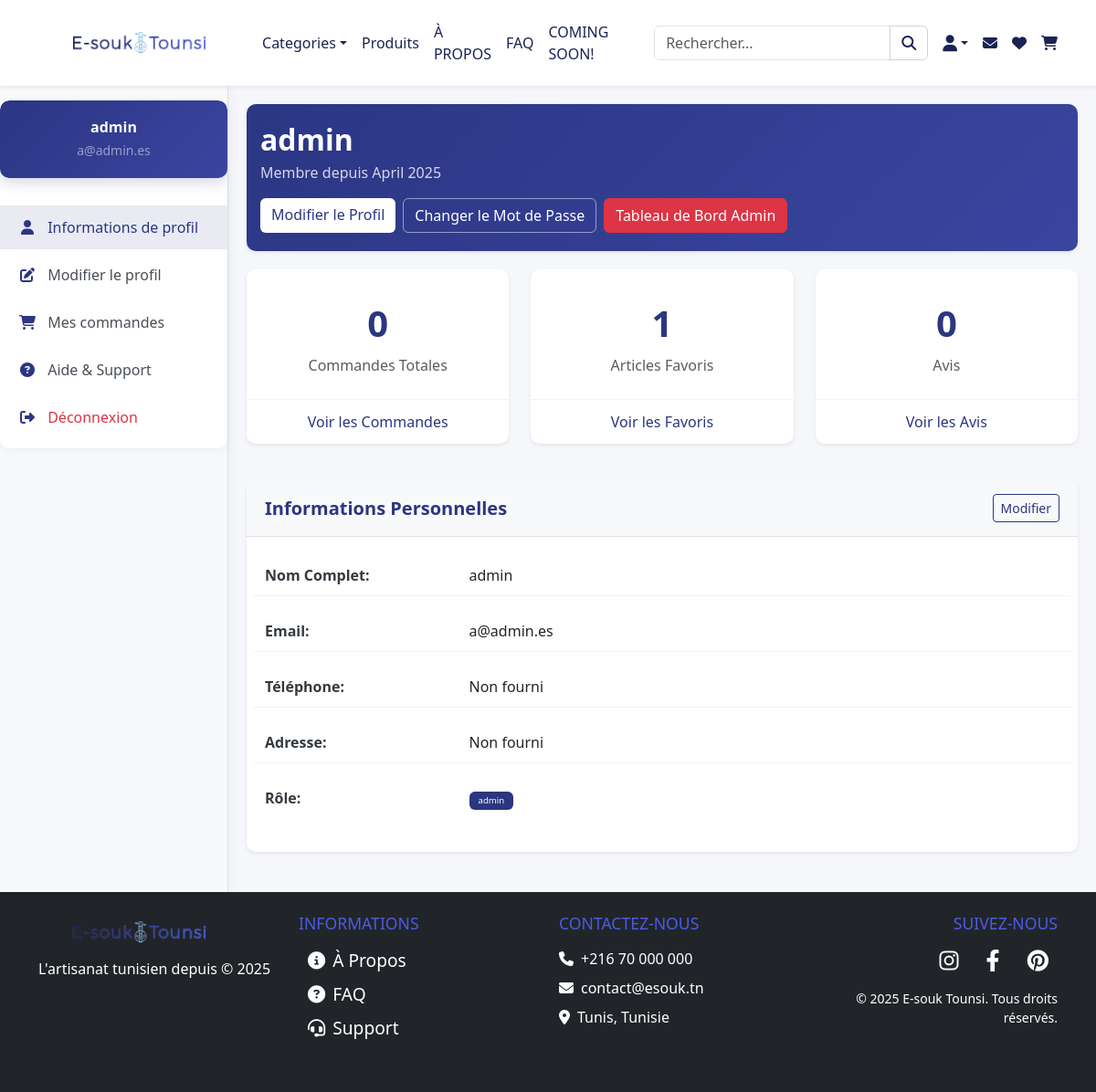
The app's page /public/user/profile.php (signed in) with its own data.
### tables this page shows
CREATE TABLE `user` (
  `id_user` int NOT NULL AUTO_INCREMENT,
  `name` varchar(100) NOT NULL,
  `email` varchar(100) NOT NULL,
  `password` varchar(255) NOT NULL,
  `role` enum('admin','customer') NOT NULL DEFAULT 'customer',
  `address` varchar(255) DEFAULT NULL,
  `phone` varchar(20) DEFAULT NULL,
  `created_at` datetime DEFAULT CURRENT_TIMESTAMP,
  PRIMARY KEY (`id_user`),
  UNIQUE KEY `email` (`email`)
);

### public/user/profile.php (the view, shortened to what this page needs)
<?php
require_once __DIR__ . '/../../config/init.php';
$user_id = $_SESSION['user_id'];
$stmt = $db->prepare("SELECT * FROM user WHERE id_user = ?");
$stmt->execute([$user_id]);
$user = $stmt->fetch(PDO::FETCH_ASSOC);
$orderStmt = $db->prepare("SELECT COUNT(*) FROM orders WHERE user_id = ?");
$orderStmt->execute([$user_id]);
$orderCount = $orderStmt->fetchColumn() ?: 0;
$wishlistStmt = $db->prepare("SELECT COUNT(*) FROM wishlist WHERE user_id = ?");
$wishlistStmt->execute([$user_id]);
$wishlistCount = $wishlistStmt->fetchColumn() ?: 0;
$reviewStmt = $db->prepare("SELECT COUNT(*) FROM review WHERE user_id = ?");
$reviewStmt->execute([$user_id]);
$reviewCount = $reviewStmt->fetchColumn() ?: 0;
?>
<!DOCTYPE html>
<html lang="fr">
<head>
    <?php include ROOT_PATH . '/public/templates/header.php'; ?>
    <link rel="stylesheet" href="<?= ROOT_URL ?>public/assets/css/profile.css">
</head>
<body>
    <?php include ROOT_PATH . '/public/templates/navbar.php'; ?>
    <div class="container-fluid p-0">
        <div class="user-dashboard">
            <div class="sidebar-container">
                <?php include ROOT_PATH . '/public/user/includes/sidebar.php'; ?>
            </div>
            <div class="content-container">
                <div class="profile-header shadow-sm">
                    <div class="row">
                        <div class="col-md-9">
                            <h2><?= htmlspecialchars($user['name']) ?></h2>
                            <p class="text-muted">Membre depuis <?= date('F Y', strtotime($user['created_at'])) ?></p>
                            <div class="d-flex mt-3 gap-2 flex-wrap">
                                <a href="edit-profile.php" class="btn btn-primary">Modifier le Profil</a>
                                <a href="edit-profile.php" class="btn btn-outline-secondary">Changer le Mot de Passe</a>
                                <?php if ($user['role'] == 'admin'): ?>
                                    <a href="<?= ROOT_URL ?>admin/index.php" class="btn btn-danger">
                                        <i class="bi bi-speedometer2"></i> Tableau de Bord Admin
                                    </a>
                                <?php endif; ?>
                            </div>
                        </div>
                    </div>
                </div>
                <div class="row mb-4">
                    <div class="col-md-4 mb-3">
                        <div class="card text-center h-100 stats-card shadow-sm">
                            <div class="card-body">
                                <h3><?= $orderCount ?></h3>
                                <p class="text-muted mb-0">Commandes Totales</p>
                            </div>
                            <div class="card-footer bg-transparent">
                                <a href="orders.php" class="text-decoration-none">Voir les Commandes</a>
                            </div>
                        </div>
                    </div>
                    <div class="col-md-4 mb-3">
                        <div class="card text-center h-100 stats-card shadow-sm">
                            <div class="card-body">
                                <h3><?= $wishlistCount ?></h3>
                                <p class="text-muted mb-0">Articles Favoris</p>
                            </div>
                            <div class="card-footer bg-transparent">
                                <a href="wishlist.php" class="text-decoration-none">Voir les Favoris</a>
                            </div>
                        </div>
                    </div>
                    <div class="col-md-4 mb-3">
                        <div class="card text-center h-100 stats-card shadow-sm">
                            <div class="card-body">
                                <h3><?= $reviewCount ?></h3>
                                <p class="text-muted mb-0">Avis</p>
                            </div>
                            <div class="card-footer bg-transparent">
                                <a href="reviews.php" class="text-decoration-none">Voir les Avis</a>
                            </div>
                        </div>
                    </div>
                </div>
                <div class="card mb-4 shadow-sm">
                    <div class="card-header bg-light d-flex justify-content-between align-items-center">
                        <h5 class="mb-0">Informations Personnelles</h5>
                        <a href="edit-profile.php" class="btn btn-sm btn-outline-primary">
                            <i class="bi bi-pencil-square"></i> Modifier
                        </a>
                    </div>
                    <div class="card-body">
                        <div class="row mb-3">
                            <div class="col-md-3 fw-bold">Nom Complet:</div>
                            <div class="col-md-9"><?= htmlspecialchars($user['name']) ?></div>
                        </div>
                        <div class="row mb-3">
                            <div class="col-md-3 fw-bold">Email:</div>
                            <div class="col-md-9"><?= htmlspecialchars($user['email']) ?></div>
                        </div>
                        <div class="row mb-3">
                            <div class="col-md-3 fw-bold">Téléphone:</div>
                            <div class="col-md-9"><?= htmlspecialchars($user['phone'] ?: 'Non fourni') ?></div>
                        </div>
                        <div class="row mb-3">
                            <div class="col-md-3 fw-bold">Adresse:</div>
                            <div class="col-md-9"><?= htmlspecialchars($user['address'] ?: 'Non fourni') ?></div>
                        </div>
                        <div class="row mb-3">
                            <div class="col-md-3 fw-bold">Rôle:</div>
                            <div class="col-md-9"><span class="badge bg-info"><?= htmlspecialchars($user['role']) ?></span></div>
                        </div>
                    </div>
                </div>
            </div>
        </div>
    </div>
    <?php include ROOT_PATH . '/public/templates/footer.php'; ?>
</body>
</html>

### public/user/includes/sidebar.php (shortened to what this page needs)
<div class="p-0">
    <div class="bg-light py-3">
        <div class="profile-sidebar">
            <div class="profile-header text-center">
                <h6 class="text-white"><?php echo htmlspecialchars($user['name']); ?></h6>
                <p class="small text-white-50 mb-0"><?php echo htmlspecialchars($user['email']); ?></p>
            </div>
            <div class="py-2">
                <div class="list-group list-group-flush">
                    <?php
                    $current_page = basename($_SERVER['PHP_SELF']);
                    $menu_items = [
                        'profile.php' => ['icon' => 'fas fa-user', 'title' => 'Informations de profil'],
                        'edit-profile.php' => ['icon' => 'fas fa-edit', 'title' => 'Modifier le profil'],
                        'orders.php' => ['icon' => 'fas fa-shopping-cart', 'title' => 'Mes commandes'],
                        'support.php' => ['icon' => 'fas fa-question-circle', 'title' => 'Aide & Support'],
                        'logout.php' => ['icon' => 'fas fa-sign-out-alt', 'title' => 'Déconnexion', 'class' => 'text-danger'],
                    ];
                    foreach ($menu_items as $page => $item) {
                        $url = ROOT_URL . 'public/user/' . $page;
                        $is_active = ($current_page == $page) ? 'active' : '';
                        $extra_class = isset($item['class']) ? $item['class'] : '';
                        echo '<a href="' . $url . '" class="list-group-item list-group-item-action ' . $is_active . ' ' . $extra_class . '">';
                        echo '<i class="' . $item['icon'] . ' me-2"></i> ' . $item['title'];
                        echo '</a>';
                    }
                    ?>
                </div>
            </div>
        </div>
    </div>
</div>

### public/assets/css/styles.css (style rules this page uses)
:root { --color-white: #fcfcfc; --color-dark: #1a2454; --color-medium: #2b3684; --color-primary: #3c48b5; --color-accent: #4d5ae6; --color-shadow: rgba(26, 36, 84, 0.1); }
.badge { font-size: 0.6rem; }

### public/assets/css/profile.css (style rules this page uses)
:root { --primary-color: #2b3680; --primary-light: #3a45a0; --primary-dark: #1e2760; --accent-color: #f5a623; --light-bg: #f8f9fa; --border-color: #dee2e6; --text-dark: #343a40; --text-light: #6c757d; --white: #ffffff; }
.user-dashboard { display: flex; min-height: calc(100vh - 150px); background-color: #f5f7fa; }
.sidebar-container { width: 250px; flex-shrink: 0; background-color: var(--white); border-right: 1px solid var(--border-color); box-shadow: 0 0 15px rgba(0, 0, 0, 0.05); }
.content-container { flex-grow: 1; padding: 25px; }
.profile-header { padding: 30px; background: linear-gradient( 135deg, var(--primary-color), var(--primary-light) ); border-radius: 12px; margin-bottom: 25px; color: var(--white); box-shadow: 0 5px 15px rgba(43, 54, 128, 0.2); }
.profile-header h2 { font-weight: 600; margin-bottom: 5px; }
.profile-header .text-muted { color: rgba(255, 255, 255, 0.8) !important; }
.profile-header .btn-primary { background-color: var(--white); color: var(--primary-color); border: none; transition: all 0.3s ease; font-weight: 500; }
.profile-header .btn-outline-secondary { color: var(--white); border-color: rgba(255, 255, 255, 0.5); background-color: transparent; transition: all 0.3s ease; }
.stats-card { border: none; border-radius: 10px; transition: all 0.3s ease; overflow: hidden; box-shadow: 0 4px 12px rgba(0, 0, 0, 0.05); }
.stats-card .card-body { padding: 25px 15px; }
.stats-card h3 { font-size: 2.5rem; font-weight: 700; color: var(--primary-color); margin: 10px 0; }
.stats-card .card-footer { background-color: var(--white); border-top: 1px solid rgba(0, 0, 0, 0.05); padding: 12px; }
.stats-card .card-footer a { color: var(--primary-color); font-weight: 500; }
.card { border: none; border-radius: 10px; box-shadow: 0 4px 12px rgba(0, 0, 0, 0.05); overflow: hidden; }
.card-header { background-color: var(--white); border-bottom: 1px solid var(--border-color); padding: 15px 20px; }
.card-header h5 { color: var(--primary-color); font-weight: 600; }
.card .btn-outline-primary { color: var(--primary-color); border-color: var(--primary-color); }
.card-body { padding: 20px; }
.card-body .row { padding: 10px 0; border-bottom: 1px solid rgba(0, 0, 0, 0.05); }
.card-body .row:last-child { border-bottom: none; }
.card-body .fw-bold { color: var(--text-dark); }
.badge.bg-info { background-color: var(--primary-color) !important; font-weight: 500; padding: 5px 10px; }

### public/user/profile.php (style rules this page uses)
.user-dashboard { display: flex; min-height: calc(100vh - 150px); }
.sidebar-container { width: 250px; flex-shrink: 0; background-color: #f8f9fa; border-right: 1px solid #dee2e6; }
.content-container { flex-grow: 1; padding: 20px; }
.profile-header { padding: 20px; background-color: #f8f9fa; border-radius: 10px; margin-bottom: 20px; }
.stats-card { transition: transform 0.3s; }

### public/user/includes/sidebar.php (style rules this page uses)
.profile-sidebar { background: white; border-radius: 10px; overflow: hidden; box-shadow: 0 3px 10px rgba(0,0,0,0.05); }
.profile-header { background: linear-gradient(135deg, #2b3684, #3a45a0); padding: 20px 15px; color: white; position: relative; }
.profile-sidebar h6 { font-weight: 600; margin-bottom: 5px; color: #2b3684; }
.list-group-item-action { border: none; border-left: 4px solid transparent; padding: 12px 20px; margin: 2px 0; transition: all 0.3s ease; font-weight: 500; color: #495057; }
.list-group-item-action.active { background-color: rgba(43, 54, 132, 0.1); border-left-color: #2b3684; color: #2b3684; }
.list-group-item-action i { width: 20px; text-align: center; margin-right: 10px; color: #2b3684; }
.text-danger { color: #dc3545 !important; }
.bg-light { background-color: #f8f9fa !important; }

### records on screen
user: name "admin", email "a@admin.es", created_at "April 2025", phone "Non fourni", address "Non fourni", role "admin"

### other values on screen
$item['title'] "Informations de profil"
$item['title'] "Modifier le profil"
$item['title'] "Mes commandes"
$item['title'] "Aide & Support"
$item['title'] "Déconnexion"
$orderCount "0"
$wishlistCount "1"
$reviewCount "0"
